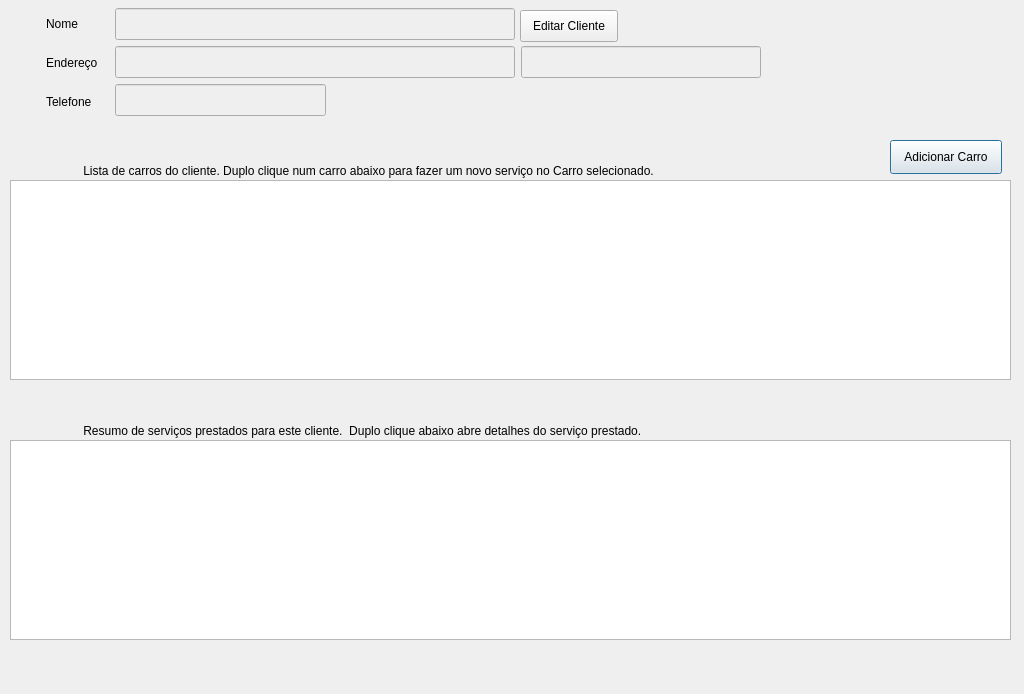
<?xml version="1.0" encoding="UTF-8"?>
<ui version="4.0">
 <class>clientinfo</class>
 <widget class="QDialog" name="clientinfo">
  <property name="geometry">
   <rect>
    <x>0</x>
    <y>0</y>
    <width>1024</width>
    <height>694</height>
   </rect>
  </property>
  <property name="sizePolicy">
   <sizepolicy hsizetype="Minimum" vsizetype="Minimum">
    <horstretch>0</horstretch>
    <verstretch>0</verstretch>
   </sizepolicy>
  </property>
  <property name="minimumSize">
   <size>
    <width>1024</width>
    <height>694</height>
   </size>
  </property>
  <property name="maximumSize">
   <size>
    <width>1024</width>
    <height>694</height>
   </size>
  </property>
  <property name="windowTitle">
   <string>Resumo do cliente</string>
  </property>
  <widget class="QLabel" name="lbl_ClientInfo">
   <property name="geometry">
    <rect>
     <x>850</x>
     <y>10</y>
     <width>151</width>
     <height>161</height>
    </rect>
   </property>
   <property name="text">
    <string/>
   </property>
  </widget>
  <widget class="QTableView" name="tbl_clientCars">
   <property name="geometry">
    <rect>
     <x>10</x>
     <y>180</y>
     <width>1001</width>
     <height>200</height>
    </rect>
   </property>
   <property name="minimumSize">
    <size>
     <width>0</width>
     <height>200</height>
    </size>
   </property>
   <property name="maximumSize">
    <size>
     <width>3453453</width>
     <height>45345</height>
    </size>
   </property>
  </widget>
  <widget class="QPushButton" name="btn_addClientCarro">
   <property name="geometry">
    <rect>
     <x>890</x>
     <y>140</y>
     <width>112</width>
     <height>34</height>
    </rect>
   </property>
   <property name="sizePolicy">
    <sizepolicy hsizetype="Fixed" vsizetype="Fixed">
     <horstretch>0</horstretch>
     <verstretch>0</verstretch>
    </sizepolicy>
   </property>
   <property name="text">
    <string>Adicionar Carro</string>
   </property>
  </widget>
  <widget class="QLabel" name="lbl_NewCarIcon">
   <property name="geometry">
    <rect>
     <x>10</x>
     <y>130</y>
     <width>48</width>
     <height>48</height>
    </rect>
   </property>
   <property name="minimumSize">
    <size>
     <width>48</width>
     <height>48</height>
    </size>
   </property>
   <property name="maximumSize">
    <size>
     <width>48</width>
     <height>48</height>
    </size>
   </property>
   <property name="text">
    <string/>
   </property>
  </widget>
  <widget class="QLabel" name="lbl_ClientCars">
   <property name="geometry">
    <rect>
     <x>50</x>
     <y>160</y>
     <width>691</width>
     <height>18</height>
    </rect>
   </property>
   <property name="text">
    <string>          Lista de carros do cliente. Duplo clique num carro abaixo para fazer um novo serviço no Carro selecionado.</string>
   </property>
   <property name="alignment">
    <set>Qt::AlignBottom|Qt::AlignLeading|Qt::AlignLeft</set>
   </property>
  </widget>
  <widget class="QLineEdit" name="line_Phone">
   <property name="enabled">
    <bool>false</bool>
   </property>
   <property name="geometry">
    <rect>
     <x>115</x>
     <y>84</y>
     <width>211</width>
     <height>32</height>
    </rect>
   </property>
   <property name="maximumSize">
    <size>
     <width>340</width>
     <height>16777215</height>
    </size>
   </property>
   <property name="maxLength">
    <number>34</number>
   </property>
  </widget>
  <widget class="QLineEdit" name="line_ClientCity">
   <property name="enabled">
    <bool>false</bool>
   </property>
   <property name="geometry">
    <rect>
     <x>521</x>
     <y>46</y>
     <width>240</width>
     <height>32</height>
    </rect>
   </property>
   <property name="maximumSize">
    <size>
     <width>240</width>
     <height>16777215</height>
    </size>
   </property>
  </widget>
  <widget class="QLineEdit" name="line_Address">
   <property name="enabled">
    <bool>false</bool>
   </property>
   <property name="geometry">
    <rect>
     <x>115</x>
     <y>46</y>
     <width>400</width>
     <height>32</height>
    </rect>
   </property>
   <property name="maximumSize">
    <size>
     <width>400</width>
     <height>32</height>
    </size>
   </property>
   <property name="maxLength">
    <number>50</number>
   </property>
  </widget>
  <widget class="QLineEdit" name="line_Name">
   <property name="enabled">
    <bool>false</bool>
   </property>
   <property name="geometry">
    <rect>
     <x>115</x>
     <y>8</y>
     <width>400</width>
     <height>32</height>
    </rect>
   </property>
   <property name="minimumSize">
    <size>
     <width>400</width>
     <height>0</height>
    </size>
   </property>
   <property name="maximumSize">
    <size>
     <width>400</width>
     <height>32</height>
    </size>
   </property>
   <property name="maxLength">
    <number>40</number>
   </property>
  </widget>
  <widget class="QPushButton" name="btn_atualizarCliente">
   <property name="geometry">
    <rect>
     <x>520</x>
     <y>10</y>
     <width>98</width>
     <height>32</height>
    </rect>
   </property>
   <property name="sizePolicy">
    <sizepolicy hsizetype="Fixed" vsizetype="Ignored">
     <horstretch>0</horstretch>
     <verstretch>0</verstretch>
    </sizepolicy>
   </property>
   <property name="minimumSize">
    <size>
     <width>0</width>
     <height>0</height>
    </size>
   </property>
   <property name="layoutDirection">
    <enum>Qt::LeftToRight</enum>
   </property>
   <property name="text">
    <string>Editar Cliente</string>
   </property>
  </widget>
  <widget class="QWidget" name="layoutWidget">
   <property name="geometry">
    <rect>
     <x>46</x>
     <y>7</y>
     <width>62</width>
     <height>111</height>
    </rect>
   </property>
   <layout class="QVBoxLayout" name="verticalLayout">
    <item>
     <widget class="QLabel" name="lbl_clientName">
      <property name="sizePolicy">
       <sizepolicy hsizetype="Minimum" vsizetype="Minimum">
        <horstretch>0</horstretch>
        <verstretch>0</verstretch>
       </sizepolicy>
      </property>
      <property name="minimumSize">
       <size>
        <width>32</width>
        <height>0</height>
       </size>
      </property>
      <property name="maximumSize">
       <size>
        <width>60</width>
        <height>48</height>
       </size>
      </property>
      <property name="text">
       <string>Nome</string>
      </property>
     </widget>
    </item>
    <item>
     <widget class="QLabel" name="lbl_clientAddress">
      <property name="sizePolicy">
       <sizepolicy hsizetype="Minimum" vsizetype="Minimum">
        <horstretch>0</horstretch>
        <verstretch>0</verstretch>
       </sizepolicy>
      </property>
      <property name="maximumSize">
       <size>
        <width>60</width>
        <height>48</height>
       </size>
      </property>
      <property name="text">
       <string>Endereço   </string>
      </property>
     </widget>
    </item>
    <item>
     <widget class="QLabel" name="lbl_clientPhone">
      <property name="sizePolicy">
       <sizepolicy hsizetype="Minimum" vsizetype="Minimum">
        <horstretch>0</horstretch>
        <verstretch>0</verstretch>
       </sizepolicy>
      </property>
      <property name="maximumSize">
       <size>
        <width>60</width>
        <height>48</height>
       </size>
      </property>
      <property name="text">
       <string>Telefone</string>
      </property>
     </widget>
    </item>
   </layout>
  </widget>
  <widget class="QLabel" name="lbl_ClientServicesHistoric">
   <property name="geometry">
    <rect>
     <x>50</x>
     <y>420</y>
     <width>671</width>
     <height>18</height>
    </rect>
   </property>
   <property name="sizeIncrement">
    <size>
     <width>1</width>
     <height>0</height>
    </size>
   </property>
   <property name="text">
    <string>          Resumo de serviços prestados para este cliente.  Duplo clique abaixo abre detalhes do serviço prestado.</string>
   </property>
   <property name="alignment">
    <set>Qt::AlignBottom|Qt::AlignLeading|Qt::AlignLeft</set>
   </property>
  </widget>
  <widget class="QTableView" name="tbl_ClientServices">
   <property name="geometry">
    <rect>
     <x>10</x>
     <y>440</y>
     <width>1001</width>
     <height>200</height>
    </rect>
   </property>
   <property name="sizePolicy">
    <sizepolicy hsizetype="Ignored" vsizetype="Expanding">
     <horstretch>0</horstretch>
     <verstretch>0</verstretch>
    </sizepolicy>
   </property>
   <property name="minimumSize">
    <size>
     <width>0</width>
     <height>0</height>
    </size>
   </property>
  </widget>
  <widget class="QLabel" name="lbl_ServiceIcon">
   <property name="geometry">
    <rect>
     <x>20</x>
     <y>390</y>
     <width>48</width>
     <height>48</height>
    </rect>
   </property>
   <property name="minimumSize">
    <size>
     <width>48</width>
     <height>48</height>
    </size>
   </property>
   <property name="maximumSize">
    <size>
     <width>48</width>
     <height>16777215</height>
    </size>
   </property>
   <property name="text">
    <string/>
   </property>
  </widget>
  <zorder>btn_addClientCarro</zorder>
  <zorder>lbl_NewCarIcon</zorder>
  <zorder>lbl_ClientCars</zorder>
  <zorder>line_Phone</zorder>
  <zorder>line_ClientCity</zorder>
  <zorder>line_Address</zorder>
  <zorder>line_Name</zorder>
  <zorder>btn_atualizarCliente</zorder>
  <zorder>layoutWidget</zorder>
  <zorder>tbl_clientCars</zorder>
  <zorder>lbl_ClientInfo</zorder>
  <zorder>lbl_ClientServicesHistoric</zorder>
  <zorder>tbl_ClientServices</zorder>
  <zorder>lbl_ServiceIcon</zorder>
 </widget>
 <tabstops>
  <tabstop>btn_addClientCarro</tabstop>
  <tabstop>tbl_clientCars</tabstop>
 </tabstops>
 <resources/>
 <connections/>
</ui>
